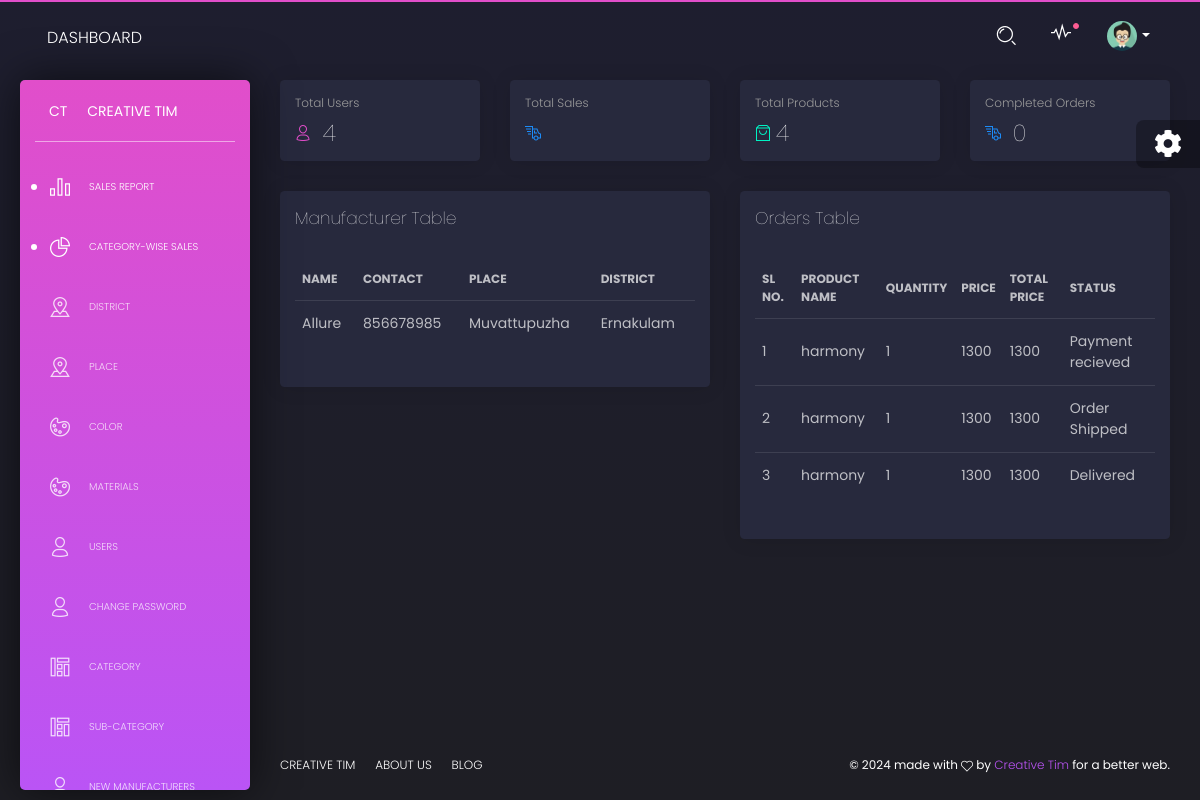
Screenshot of /PROJECT/Admin/Homepage.php with the database file from the repository.
### tables this page shows
CREATE TABLE `tbl_manufacturer` (
  `manufacturer_id` int(11) NOT NULL,
  `manufacturer_name` varchar(50) NOT NULL,
  `manufacturer_vstatus` int(11) NOT NULL DEFAULT 0,
  `manufacturer_email` varchar(30) NOT NULL,
  `manufacturer_password` varchar(10) NOT NULL,
  `manufacturer_address` varchar(120) NOT NULL,
  `manufacturer_logo` varchar(100) NOT NULL,
  `manufacturer_proof` varchar(100) NOT NULL,
  `manufacturer_doj` varchar(10) NOT NULL,
  `manufacturer_contact` varchar(10) NOT NULL,
  `place_id` int(11) NOT NULL
);

CREATE TABLE `tbl_place` (
  `place_id` int(11) NOT NULL,
  `place_name` varchar(50) NOT NULL,
  `district_id` int(11) NOT NULL
);

CREATE TABLE `tbl_district` (
  `district_id` int(11) NOT NULL,
  `district_name` varchar(30) NOT NULL
);

CREATE TABLE `tbl_booking` (
  `booking_id` int(11) NOT NULL,
  `booking_date` varchar(10) NOT NULL,
  `booking_amount` int(11) NOT NULL,
  `booking_status` int(11) NOT NULL DEFAULT 0,
  `user_id` int(11) NOT NULL
);

CREATE TABLE `tbl_product` (
  `product_id` int(11) NOT NULL,
  `product_name` varchar(30) NOT NULL,
  `product_description` varchar(100) NOT NULL,
  `product_price` int(11) NOT NULL,
  `product_photo` varchar(100) NOT NULL,
  `subcategory_id` int(11) NOT NULL,
  `manufacturer_id` int(11) NOT NULL,
  `material_id` int(11) NOT NULL,
  `color_id` int(11) NOT NULL,
  `product_vstatus` int(11) NOT NULL DEFAULT 0
);

CREATE TABLE `tbl_cart` (
  `cart_id` int(11) NOT NULL,
  `cart_qty` int(11) NOT NULL DEFAULT 1,
  `cart_status` int(11) NOT NULL DEFAULT 0,
  `product_id` int(11) NOT NULL,
  `booking_id` int(11) NOT NULL
);

### PROJECT/Admin/Homepage.php (the view, shortened to what this page needs)
<?php ob_start();
include("../Assets/Connection/connection.php");
include("Head.php");?>
        <div class="row">
          <div class="col-lg-3">
            <div class="card card-chart">
              <div class="card-header ">
                <h5 class="card-category">Total Users</h5>
                <h3 class="card-title"><i class="tim-icons icon-single-02 text-primary "></i> <?php $SelQry="Select count(*) as count from tbl_user";
                $Result = $Con -> query($SelQry);
                $row=$Result->fetch_assoc();
                echo $row['count'];
                ?></h3>
              </div>
            </div>
          </div>
          <div class="col-lg-3">
            <div class="card card-chart">
              <div class="card-header ">
                <h5 class="card-category">Total Sales</h5>
                <h3 class="card-title"><i class="tim-icons icon-delivery-fast text-info "></i>
                ?></h3>
              </div>
            </div>
          </div>
          <div class="col-lg-3">
            <div class="card card-chart">
              <div class="card-header ">
                <h5 class="card-category">Total Products</h5>
                <h3 class="card-title"><i class="tim-icons icon-bag-16 text-success "></i><?php $SelQry="Select count(*) as count from tbl_product";
                $Result = $Con -> query($SelQry);
                $row=$Result->fetch_assoc();
                echo $row['count'];
                ?></h3>
              </div>
            </div>
          </div>
          <div class="col-lg-3">
            <div class="card card-chart">
              <div class="card-header ">
                <h5 class="card-category">Completed Orders</h5>
                <h3 class="card-title"><i class="tim-icons icon-delivery-fast text-info "></i> <?php $SelQry="Select count(*) as count from tbl_booking b inner join tbl_cart c on b.booking_id=c.cart_id where c.cart_status between 0 and 5";
                $Result = $Con -> query($SelQry);
                $row=$Result->fetch_assoc();
                echo $row['count'];
                ?></h3>
              </div>
            </div>
          </div>
        </div>
        <div class="row">
          <div class="col-lg-6 col-md-12">
            <div class="card ">
              <div class="card-header">
                <h4 class="card-title"> Manufacturer Table</h4>
              </div>
              <div class="card-body">
                <div class="table-responsive">
                  <table class="table tablesorter " id="">
                    <thead class=" text-primary">
                     <th>
                        Name
                      </th>
                      <th>
                        Contact
                      </th>
                      <th>
                        Place
                      </th>
                      <th>
                        District
                      </th>
                    </thead>
                    <tbody>
                    <?php
   $SelQry="select *from tbl_manufacturer m inner join tbl_place p on m.place_id=p.place_id inner join tbl_district d on p.district_id=d.district_id where manufacturer_vstatus=1 limit 5";
    $result=$Con->query($SelQry);
	while($row=$result->fetch_assoc())
	{
		?>
    <tr>
      <td><?php echo $row['manufacturer_name'];?></td>
      <td><?php echo $row['manufacturer_contact'];?></td>
      <td><?php echo $row['place_name'];?></td>
      <td><?php echo $row['district_name'];?></td>
	<?php
	}
	?>
                    </tbody>
                  </table>
                </div>
              </div>
            </div>
          </div>
           <div class="col-lg-6 col-md-12">
            <div class="card ">
              <div class="card-header">
                <h4 class="card-title"> Orders Table</h4>
              </div>
              <div class="card-body">
                <div class="table-responsive">
                  <table class="table tablesorter " id="">
                    <thead class=" text-primary">
                    <th>
                        Sl No.
                      </th>
                      <th>
                        Product Name
                      </th>
                      <th>
                        Quantity
                      </th>
                      <th>
                        Price
                      </th>
                      <th>
                        Total Price
                      </th>
                      <th>
                        Status
                      </th>
                    </thead>
                    <tbody>
                    <?php
	$i=0;
    $SelQry="select * from tbl_booking b inner join tbl_cart c on c.booking_id=b.booking_id inner join tbl_product p on p.product_id=c.product_id inner join tbl_manufacturer m on m.manufacturer_id=p.manufacturer_id order by b.booking_id desc limit 5";
	$result=$Con->query($SelQry);
	while($row=$result->fetch_assoc())
	{
		$i++;
 ?>
  <tr>
    <td><?php echo $i; ?></td>
    <td><?php echo $row['product_name'];?></td>
    <td><?php echo $row['cart_qty'];?></td>
    <td><?php echo $row['product_price'];?></td>
    <td><?php echo $row['cart_qty']*$row['product_price'];?></td>
    <td><?php if($row['cart_status']==1){
		echo "Payment recieved";
	}else if($row['cart_status']==2)
	{
		echo "Order packed";
	}else if($row['cart_status']==3)
	{
		echo "Order Shipped";
	}else if($row['cart_status']==4)
	{
		echo "Delivered";
	}else if($row['cart_status']==5)
	{
		echo "Return Requested";
	}else if($row['cart_status']==6)
	{
		echo "Return Accepted";
	}else if($row['cart_status']==7)
	{
		echo "Return Completed Successfully";
	}
}
	?></td>
                    </tbody>
                  </table>
                </div>
              </div>
            </div>
          </div>
        </div>
        <?php
            include("Foot.php");
            ?>

### rows the page displays
tbl_manufacturer: manufacturer_name "Allure", manufacturer_contact "856678985", place.place_name "Muvattupuzha", tbl_district.district_name "Ernakulam"
tbl_booking: tbl_product.product_name "harmony", tbl_cart.cart_qty "1", tbl_product.product_price "1300", shows "Payment recieved"
tbl_booking: tbl_product.product_name "harmony", tbl_cart.cart_qty "1", tbl_product.product_price "1300", shows "Order Shipped"
tbl_booking: tbl_product.product_name "harmony", tbl_cart.cart_qty "1", tbl_product.product_price "1300", shows "Delivered"

### other values shown
$row['count'] "4"
$row['count'] "0"
